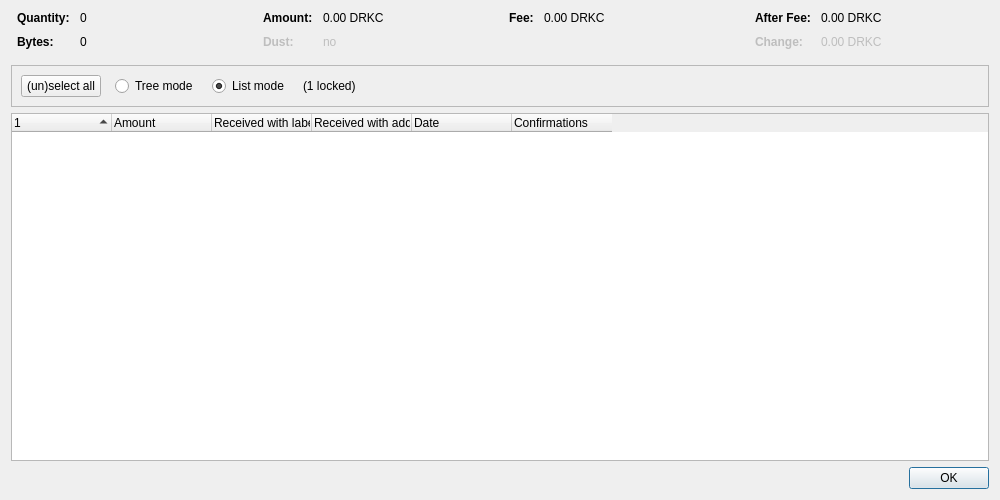
<?xml version="1.0" encoding="UTF-8"?>
<ui version="4.0">
 <class>CoinControlDialog</class>
 <widget class="QDialog" name="CoinControlDialog">
  <property name="geometry">
   <rect>
    <x>0</x>
    <y>0</y>
    <width>1000</width>
    <height>500</height>
   </rect>
  </property>
  <property name="windowTitle">
   <string>Coin Selection</string>
  </property>
  <layout class="QVBoxLayout" name="verticalLayout">
   <item>
    <layout class="QHBoxLayout" name="horizontalLayoutTop" stretch="0,0,0,0">
     <property name="topMargin">
      <number>0</number>
     </property>
     <property name="bottomMargin">
      <number>10</number>
     </property>
     <item>
      <layout class="QFormLayout" name="formLayoutCoinControl1">
       <property name="horizontalSpacing">
        <number>10</number>
       </property>
       <property name="verticalSpacing">
        <number>10</number>
       </property>
       <property name="leftMargin">
        <number>6</number>
       </property>
       <property name="rightMargin">
        <number>6</number>
       </property>
       <item row="0" column="0">
        <widget class="QLabel" name="labelCoinControlQuantityText">
         <property name="font">
          <font>
           <weight>75</weight>
           <bold>true</bold>
          </font>
         </property>
         <property name="text">
          <string>Quantity:</string>
         </property>
        </widget>
       </item>
       <item row="0" column="1">
        <widget class="QLabel" name="labelCoinControlQuantity">
         <property name="cursor">
          <cursorShape>IBeamCursor</cursorShape>
         </property>
         <property name="contextMenuPolicy">
          <enum>Qt::ActionsContextMenu</enum>
         </property>
         <property name="text">
          <string notr="true">0</string>
         </property>
         <property name="textInteractionFlags">
          <set>Qt::LinksAccessibleByMouse|Qt::TextSelectableByKeyboard|Qt::TextSelectableByMouse</set>
         </property>
        </widget>
       </item>
       <item row="1" column="0">
        <widget class="QLabel" name="labelCoinControlBytesText">
         <property name="font">
          <font>
           <weight>75</weight>
           <bold>true</bold>
          </font>
         </property>
         <property name="text">
          <string>Bytes:</string>
         </property>
        </widget>
       </item>
       <item row="1" column="1">
        <widget class="QLabel" name="labelCoinControlBytes">
         <property name="cursor">
          <cursorShape>IBeamCursor</cursorShape>
         </property>
         <property name="contextMenuPolicy">
          <enum>Qt::ActionsContextMenu</enum>
         </property>
         <property name="text">
          <string notr="true">0</string>
         </property>
         <property name="textInteractionFlags">
          <set>Qt::LinksAccessibleByMouse|Qt::TextSelectableByKeyboard|Qt::TextSelectableByMouse</set>
         </property>
        </widget>
       </item>
      </layout>
     </item>
     <item>
      <layout class="QFormLayout" name="formLayoutCoinControl2">
       <property name="horizontalSpacing">
        <number>10</number>
       </property>
       <property name="verticalSpacing">
        <number>10</number>
       </property>
       <property name="leftMargin">
        <number>6</number>
       </property>
       <property name="rightMargin">
        <number>6</number>
       </property>
       <item row="0" column="0">
        <widget class="QLabel" name="labelCoinControlAmountText">
         <property name="font">
          <font>
           <weight>75</weight>
           <bold>true</bold>
          </font>
         </property>
         <property name="text">
          <string>Amount:</string>
         </property>
        </widget>
       </item>
       <item row="0" column="1">
        <widget class="QLabel" name="labelCoinControlAmount">
         <property name="cursor">
          <cursorShape>IBeamCursor</cursorShape>
         </property>
         <property name="contextMenuPolicy">
          <enum>Qt::ActionsContextMenu</enum>
         </property>
         <property name="text">
          <string notr="true">0.00 DRKC</string>
         </property>
         <property name="textInteractionFlags">
          <set>Qt::LinksAccessibleByMouse|Qt::TextSelectableByKeyboard|Qt::TextSelectableByMouse</set>
         </property>
        </widget>
       </item>
       <item row="1" column="0">
        <widget class="QLabel" name="labelCoinControlLowOutputText">
         <property name="enabled">
          <bool>false</bool>
         </property>
         <property name="font">
          <font>
           <weight>75</weight>
           <bold>true</bold>
          </font>
         </property>
         <property name="text">
          <string>Dust:</string>
         </property>
        </widget>
       </item>
       <item row="1" column="1">
        <widget class="QLabel" name="labelCoinControlLowOutput">
         <property name="enabled">
          <bool>false</bool>
         </property>
         <property name="cursor">
          <cursorShape>IBeamCursor</cursorShape>
         </property>
         <property name="contextMenuPolicy">
          <enum>Qt::ActionsContextMenu</enum>
         </property>
         <property name="text">
          <string notr="true">no</string>
         </property>
         <property name="textInteractionFlags">
          <set>Qt::LinksAccessibleByMouse|Qt::TextSelectableByKeyboard|Qt::TextSelectableByMouse</set>
         </property>
        </widget>
       </item>
      </layout>
     </item>
     <item>
      <layout class="QFormLayout" name="formLayoutCoinControl3">
       <property name="horizontalSpacing">
        <number>10</number>
       </property>
       <property name="verticalSpacing">
        <number>10</number>
       </property>
       <property name="leftMargin">
        <number>6</number>
       </property>
       <property name="rightMargin">
        <number>6</number>
       </property>
       <item row="0" column="0">
        <widget class="QLabel" name="labelCoinControlFeeText">
         <property name="font">
          <font>
           <weight>75</weight>
           <bold>true</bold>
          </font>
         </property>
         <property name="text">
          <string>Fee:</string>
         </property>
        </widget>
       </item>
       <item row="0" column="1">
        <widget class="QLabel" name="labelCoinControlFee">
         <property name="cursor">
          <cursorShape>IBeamCursor</cursorShape>
         </property>
         <property name="contextMenuPolicy">
          <enum>Qt::ActionsContextMenu</enum>
         </property>
         <property name="text">
          <string notr="true">0.00 DRKC</string>
         </property>
         <property name="textInteractionFlags">
          <set>Qt::LinksAccessibleByMouse|Qt::TextSelectableByKeyboard|Qt::TextSelectableByMouse</set>
         </property>
        </widget>
       </item>
      </layout>
     </item>
     <item>
      <layout class="QFormLayout" name="formLayoutCoinControl4">
       <property name="horizontalSpacing">
        <number>10</number>
       </property>
       <property name="verticalSpacing">
        <number>10</number>
       </property>
       <property name="leftMargin">
        <number>6</number>
       </property>
       <property name="rightMargin">
        <number>6</number>
       </property>
       <item row="0" column="0">
        <widget class="QLabel" name="labelCoinControlAfterFeeText">
         <property name="font">
          <font>
           <weight>75</weight>
           <bold>true</bold>
          </font>
         </property>
         <property name="text">
          <string>After Fee:</string>
         </property>
        </widget>
       </item>
       <item row="0" column="1">
        <widget class="QLabel" name="labelCoinControlAfterFee">
         <property name="cursor">
          <cursorShape>IBeamCursor</cursorShape>
         </property>
         <property name="contextMenuPolicy">
          <enum>Qt::ActionsContextMenu</enum>
         </property>
         <property name="text">
          <string notr="true">0.00 DRKC</string>
         </property>
         <property name="textInteractionFlags">
          <set>Qt::LinksAccessibleByMouse|Qt::TextSelectableByKeyboard|Qt::TextSelectableByMouse</set>
         </property>
        </widget>
       </item>
       <item row="1" column="0">
        <widget class="QLabel" name="labelCoinControlChangeText">
         <property name="enabled">
          <bool>false</bool>
         </property>
         <property name="font">
          <font>
           <weight>75</weight>
           <bold>true</bold>
          </font>
         </property>
         <property name="text">
          <string>Change:</string>
         </property>
        </widget>
       </item>
       <item row="1" column="1">
        <widget class="QLabel" name="labelCoinControlChange">
         <property name="enabled">
          <bool>false</bool>
         </property>
         <property name="cursor">
          <cursorShape>IBeamCursor</cursorShape>
         </property>
         <property name="contextMenuPolicy">
          <enum>Qt::ActionsContextMenu</enum>
         </property>
         <property name="text">
          <string notr="true">0.00 DRKC</string>
         </property>
         <property name="textInteractionFlags">
          <set>Qt::LinksAccessibleByMouse|Qt::TextSelectableByKeyboard|Qt::TextSelectableByMouse</set>
         </property>
        </widget>
       </item>
      </layout>
     </item>
    </layout>
   </item>
   <item>
    <widget class="QFrame" name="frame">
     <property name="minimumSize">
      <size>
       <width>0</width>
       <height>40</height>
      </size>
     </property>
     <property name="frameShape">
      <enum>QFrame::StyledPanel</enum>
     </property>
     <property name="frameShadow">
      <enum>QFrame::Sunken</enum>
     </property>
     <layout class="QHBoxLayout" name="horizontalLayout">
      <item>
       <layout class="QHBoxLayout" name="horizontalLayoutPanel" stretch="0,0,0,0,0">
        <property name="spacing">
         <number>14</number>
        </property>
        <item>
         <widget class="QPushButton" name="pushButtonSelectAll">
          <property name="sizePolicy">
           <sizepolicy hsizetype="Maximum" vsizetype="Fixed">
            <horstretch>0</horstretch>
            <verstretch>0</verstretch>
           </sizepolicy>
          </property>
          <property name="text">
           <string>(un)select all</string>
          </property>
          <property name="autoDefault">
           <bool>false</bool>
          </property>
         </widget>
        </item>
        <item>
         <widget class="QRadioButton" name="radioTreeMode">
          <property name="sizePolicy">
           <sizepolicy hsizetype="Maximum" vsizetype="Fixed">
            <horstretch>0</horstretch>
            <verstretch>0</verstretch>
           </sizepolicy>
          </property>
          <property name="text">
           <string>Tree mode</string>
          </property>
         </widget>
        </item>
        <item>
         <widget class="QRadioButton" name="radioListMode">
          <property name="sizePolicy">
           <sizepolicy hsizetype="Maximum" vsizetype="Fixed">
            <horstretch>0</horstretch>
            <verstretch>0</verstretch>
           </sizepolicy>
          </property>
          <property name="text">
           <string>List mode</string>
          </property>
          <property name="checked">
           <bool>true</bool>
          </property>
         </widget>
        </item>
        <item>
         <widget class="QLabel" name="labelLocked">
          <property name="text">
           <string notr="true">(1 locked)</string>
          </property>
         </widget>
        </item>
        <item>
         <spacer name="horizontalSpacer">
          <property name="orientation">
           <enum>Qt::Horizontal</enum>
          </property>
          <property name="sizeHint" stdset="0">
           <size>
            <width>40</width>
            <height>20</height>
           </size>
          </property>
         </spacer>
        </item>
       </layout>
      </item>
     </layout>
    </widget>
   </item>
   <item>
    <widget class="CoinControlTreeWidget" name="treeWidget">
     <property name="contextMenuPolicy">
      <enum>Qt::CustomContextMenu</enum>
     </property>
     <property name="sortingEnabled">
      <bool>false</bool>
     </property>
     <property name="columnCount">
      <number>6</number>
     </property>
     <attribute name="headerShowSortIndicator" stdset="0">
      <bool>true</bool>
     </attribute>
     <attribute name="headerStretchLastSection">
      <bool>false</bool>
     </attribute>
     <column>
      <property name="text">
       <string/>
      </property>
     </column>
     <column>
      <property name="text">
       <string>Amount</string>
      </property>
     </column>
     <column>
      <property name="text">
       <string>Received with label</string>
      </property>
     </column>
     <column>
      <property name="text">
       <string>Received with address</string>
      </property>
     </column>
     <column>
      <property name="text">
       <string>Date</string>
      </property>
     </column>
     <column>
      <property name="text">
       <string>Confirmations</string>
      </property>
      <property name="toolTip">
       <string>Confirmed</string>
      </property>
     </column>
     <column>
      <property name="text">
       <string/>
      </property>
     </column>
     <column>
      <property name="text">
       <string/>
      </property>
     </column>
     <column>
      <property name="text">
       <string/>
      </property>
     </column>
     <column>
      <property name="text">
       <string/>
      </property>
     </column>
    </widget>
   </item>
   <item>
    <widget class="QDialogButtonBox" name="buttonBox">
     <property name="orientation">
      <enum>Qt::Horizontal</enum>
     </property>
     <property name="standardButtons">
      <set>QDialogButtonBox::Ok</set>
     </property>
    </widget>
   </item>
  </layout>
 </widget>
 <customwidgets>
  <customwidget>
   <class>CoinControlTreeWidget</class>
   <extends>QTreeWidget</extends>
   <header>qt/coincontroltreewidget.h</header>
  </customwidget>
 </customwidgets>
 <resources/>
 <connections/>
</ui>
